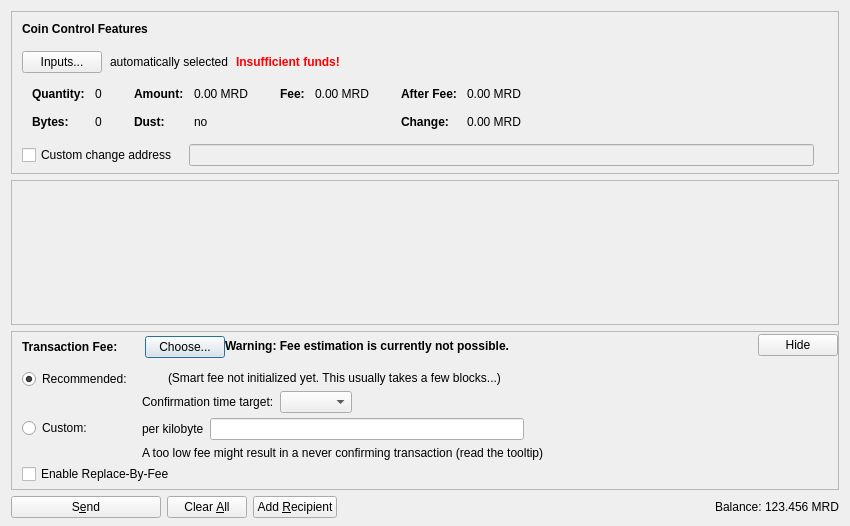
<?xml version="1.0" encoding="UTF-8"?>
<ui version="4.0">
 <class>SendCoinsDialog</class>
 <widget class="QDialog" name="SendCoinsDialog">
  <property name="geometry">
   <rect>
    <x>0</x>
    <y>0</y>
    <width>850</width>
    <height>526</height>
   </rect>
  </property>
  <property name="windowTitle">
   <string>Send Coins</string>
  </property>
  <layout class="QVBoxLayout" name="verticalLayout" stretch="0,1,0,0">
   <property name="bottomMargin">
    <number>8</number>
   </property>
   <item>
    <widget class="QFrame" name="frameCoinControl">
     <property name="sizePolicy">
      <sizepolicy hsizetype="Expanding" vsizetype="Expanding">
       <horstretch>0</horstretch>
       <verstretch>0</verstretch>
      </sizepolicy>
     </property>
     <property name="maximumSize">
      <size>
       <width>16777215</width>
       <height>16777215</height>
      </size>
     </property>
     <property name="frameShape">
      <enum>QFrame::StyledPanel</enum>
     </property>
     <property name="frameShadow">
      <enum>QFrame::Sunken</enum>
     </property>
     <layout class="QVBoxLayout" name="verticalLayoutCoinControl2">
      <property name="spacing">
       <number>0</number>
      </property>
      <property name="leftMargin">
       <number>0</number>
      </property>
      <property name="topMargin">
       <number>0</number>
      </property>
      <property name="rightMargin">
       <number>0</number>
      </property>
      <property name="bottomMargin">
       <number>6</number>
      </property>
      <item>
       <layout class="QVBoxLayout" name="verticalLayoutCoinControl" stretch="0,0,0,0,1">
        <property name="spacing">
         <number>0</number>
        </property>
        <property name="leftMargin">
         <number>10</number>
        </property>
        <property name="topMargin">
         <number>10</number>
        </property>
        <item>
         <layout class="QHBoxLayout" name="horizontalLayoutCoinControl1">
          <property name="bottomMargin">
           <number>15</number>
          </property>
          <item>
           <widget class="QLabel" name="labelCoinControlFeatures">
            <property name="sizePolicy">
             <sizepolicy hsizetype="Preferred" vsizetype="Maximum">
              <horstretch>0</horstretch>
              <verstretch>0</verstretch>
             </sizepolicy>
            </property>
            <property name="font">
             <font>
              <weight>75</weight>
              <bold>true</bold>
             </font>
            </property>
            <property name="styleSheet">
             <string notr="true">font-weight:bold;</string>
            </property>
            <property name="text">
             <string>Coin Control Features</string>
            </property>
           </widget>
          </item>
         </layout>
        </item>
        <item>
         <layout class="QHBoxLayout" name="horizontalLayoutCoinControl2" stretch="0,0,0,0">
          <property name="spacing">
           <number>8</number>
          </property>
          <property name="bottomMargin">
           <number>10</number>
          </property>
          <item>
           <widget class="QPushButton" name="pushButtonCoinControl">
            <property name="styleSheet">
             <string notr="true"/>
            </property>
            <property name="text">
             <string>Inputs...</string>
            </property>
            <property name="autoDefault">
             <bool>false</bool>
            </property>
           </widget>
          </item>
          <item>
           <widget class="QLabel" name="labelCoinControlAutomaticallySelected">
            <property name="text">
             <string>automatically selected</string>
            </property>
            <property name="margin">
             <number>5</number>
            </property>
           </widget>
          </item>
          <item>
           <widget class="QLabel" name="labelCoinControlInsuffFunds">
            <property name="font">
             <font>
              <weight>75</weight>
              <bold>true</bold>
             </font>
            </property>
            <property name="styleSheet">
             <string notr="true">color:red;font-weight:bold;</string>
            </property>
            <property name="text">
             <string>Insufficient funds!</string>
            </property>
            <property name="margin">
             <number>5</number>
            </property>
           </widget>
          </item>
          <item>
           <spacer name="horizontalSpacerCoinControl">
            <property name="orientation">
             <enum>Qt::Horizontal</enum>
            </property>
            <property name="sizeHint" stdset="0">
             <size>
              <width>40</width>
              <height>1</height>
             </size>
            </property>
           </spacer>
          </item>
         </layout>
        </item>
        <item>
         <widget class="QWidget" name="widgetCoinControl" native="true">
          <property name="sizePolicy">
           <sizepolicy hsizetype="Preferred" vsizetype="Preferred">
            <horstretch>0</horstretch>
            <verstretch>0</verstretch>
           </sizepolicy>
          </property>
          <property name="minimumSize">
           <size>
            <width>0</width>
            <height>0</height>
           </size>
          </property>
          <property name="styleSheet">
           <string notr="true"/>
          </property>
          <layout class="QHBoxLayout" name="horizontalLayoutCoinControl5">
           <property name="leftMargin">
            <number>0</number>
           </property>
           <property name="topMargin">
            <number>0</number>
           </property>
           <property name="rightMargin">
            <number>0</number>
           </property>
           <property name="bottomMargin">
            <number>0</number>
           </property>
           <item>
            <layout class="QHBoxLayout" name="horizontalLayoutCoinControl3" stretch="0,0,0,1">
             <property name="spacing">
              <number>20</number>
             </property>
             <property name="topMargin">
              <number>0</number>
             </property>
             <property name="bottomMargin">
              <number>10</number>
             </property>
             <item>
              <layout class="QFormLayout" name="formLayoutCoinControl1">
               <property name="horizontalSpacing">
                <number>10</number>
               </property>
               <property name="verticalSpacing">
                <number>14</number>
               </property>
               <property name="leftMargin">
                <number>10</number>
               </property>
               <property name="topMargin">
                <number>4</number>
               </property>
               <property name="rightMargin">
                <number>6</number>
               </property>
               <item row="0" column="0">
                <widget class="QLabel" name="labelCoinControlQuantityText">
                 <property name="font">
                  <font>
                   <weight>75</weight>
                   <bold>true</bold>
                  </font>
                 </property>
                 <property name="text">
                  <string>Quantity:</string>
                 </property>
                 <property name="margin">
                  <number>0</number>
                 </property>
                </widget>
               </item>
               <item row="0" column="1">
                <widget class="QLabel" name="labelCoinControlQuantity">
                 <property name="cursor">
                  <cursorShape>IBeamCursor</cursorShape>
                 </property>
                 <property name="contextMenuPolicy">
                  <enum>Qt::ActionsContextMenu</enum>
                 </property>
                 <property name="text">
                  <string notr="true">0</string>
                 </property>
                 <property name="margin">
                  <number>0</number>
                 </property>
                 <property name="textInteractionFlags">
                  <set>Qt::LinksAccessibleByMouse|Qt::TextSelectableByKeyboard|Qt::TextSelectableByMouse</set>
                 </property>
                </widget>
               </item>
               <item row="1" column="0">
                <widget class="QLabel" name="labelCoinControlBytesText">
                 <property name="font">
                  <font>
                   <weight>75</weight>
                   <bold>true</bold>
                  </font>
                 </property>
                 <property name="text">
                  <string>Bytes:</string>
                 </property>
                </widget>
               </item>
               <item row="1" column="1">
                <widget class="QLabel" name="labelCoinControlBytes">
                 <property name="cursor">
                  <cursorShape>IBeamCursor</cursorShape>
                 </property>
                 <property name="contextMenuPolicy">
                  <enum>Qt::ActionsContextMenu</enum>
                 </property>
                 <property name="text">
                  <string notr="true">0</string>
                 </property>
                 <property name="textInteractionFlags">
                  <set>Qt::LinksAccessibleByMouse|Qt::TextSelectableByKeyboard|Qt::TextSelectableByMouse</set>
                 </property>
                </widget>
               </item>
              </layout>
             </item>
             <item>
              <layout class="QFormLayout" name="formLayoutCoinControl2">
               <property name="horizontalSpacing">
                <number>10</number>
               </property>
               <property name="verticalSpacing">
                <number>14</number>
               </property>
               <property name="leftMargin">
                <number>6</number>
               </property>
               <property name="topMargin">
                <number>4</number>
               </property>
               <property name="rightMargin">
                <number>6</number>
               </property>
               <item row="0" column="0">
                <widget class="QLabel" name="labelCoinControlAmountText">
                 <property name="font">
                  <font>
                   <weight>75</weight>
                   <bold>true</bold>
                  </font>
                 </property>
                 <property name="text">
                  <string>Amount:</string>
                 </property>
                 <property name="margin">
                  <number>0</number>
                 </property>
                </widget>
               </item>
               <item row="0" column="1">
                <widget class="QLabel" name="labelCoinControlAmount">
                 <property name="cursor">
                  <cursorShape>IBeamCursor</cursorShape>
                 </property>
                 <property name="contextMenuPolicy">
                  <enum>Qt::ActionsContextMenu</enum>
                 </property>
                 <property name="text">
                  <string notr="true">0.00 MRD</string>
                 </property>
                 <property name="textInteractionFlags">
                  <set>Qt::LinksAccessibleByMouse|Qt::TextSelectableByKeyboard|Qt::TextSelectableByMouse</set>
                 </property>
                </widget>
               </item>
               <item row="1" column="0">
                <widget class="QLabel" name="labelCoinControlLowOutputText">
                 <property name="font">
                  <font>
                   <weight>75</weight>
                   <bold>true</bold>
                  </font>
                 </property>
                 <property name="text">
                  <string>Dust:</string>
                 </property>
                </widget>
               </item>
               <item row="1" column="1">
                <widget class="QLabel" name="labelCoinControlLowOutput">
                 <property name="cursor">
                  <cursorShape>IBeamCursor</cursorShape>
                 </property>
                 <property name="contextMenuPolicy">
                  <enum>Qt::ActionsContextMenu</enum>
                 </property>
                 <property name="text">
                  <string notr="true">no</string>
                 </property>
                 <property name="textInteractionFlags">
                  <set>Qt::LinksAccessibleByMouse|Qt::TextSelectableByKeyboard|Qt::TextSelectableByMouse</set>
                 </property>
                </widget>
               </item>
              </layout>
             </item>
             <item>
              <layout class="QFormLayout" name="formLayoutCoinControl3">
               <property name="horizontalSpacing">
                <number>10</number>
               </property>
               <property name="verticalSpacing">
                <number>14</number>
               </property>
               <property name="leftMargin">
                <number>6</number>
               </property>
               <property name="topMargin">
                <number>4</number>
               </property>
               <property name="rightMargin">
                <number>6</number>
               </property>
               <item row="0" column="0">
                <widget class="QLabel" name="labelCoinControlFeeText">
                 <property name="font">
                  <font>
                   <weight>75</weight>
                   <bold>true</bold>
                  </font>
                 </property>
                 <property name="text">
                  <string>Fee:</string>
                 </property>
                 <property name="margin">
                  <number>0</number>
                 </property>
                </widget>
               </item>
               <item row="0" column="1">
                <widget class="QLabel" name="labelCoinControlFee">
                 <property name="cursor">
                  <cursorShape>IBeamCursor</cursorShape>
                 </property>
                 <property name="contextMenuPolicy">
                  <enum>Qt::ActionsContextMenu</enum>
                 </property>
                 <property name="text">
                  <string notr="true">0.00 MRD</string>
                 </property>
                 <property name="textInteractionFlags">
                  <set>Qt::LinksAccessibleByMouse|Qt::TextSelectableByKeyboard|Qt::TextSelectableByMouse</set>
                 </property>
                </widget>
               </item>
              </layout>
             </item>
             <item>
              <layout class="QFormLayout" name="formLayoutCoinControl4">
               <property name="horizontalSpacing">
                <number>10</number>
               </property>
               <property name="verticalSpacing">
                <number>14</number>
               </property>
               <property name="leftMargin">
                <number>6</number>
               </property>
               <property name="topMargin">
                <number>4</number>
               </property>
               <property name="rightMargin">
                <number>6</number>
               </property>
               <item row="0" column="0">
                <widget class="QLabel" name="labelCoinControlAfterFeeText">
                 <property name="font">
                  <font>
                   <weight>75</weight>
                   <bold>true</bold>
                  </font>
                 </property>
                 <property name="text">
                  <string>After Fee:</string>
                 </property>
                 <property name="margin">
                  <number>0</number>
                 </property>
                </widget>
               </item>
               <item row="0" column="1">
                <widget class="QLabel" name="labelCoinControlAfterFee">
                 <property name="cursor">
                  <cursorShape>IBeamCursor</cursorShape>
                 </property>
                 <property name="contextMenuPolicy">
                  <enum>Qt::ActionsContextMenu</enum>
                 </property>
                 <property name="text">
                  <string notr="true">0.00 MRD</string>
                 </property>
                 <property name="textInteractionFlags">
                  <set>Qt::LinksAccessibleByMouse|Qt::TextSelectableByKeyboard|Qt::TextSelectableByMouse</set>
                 </property>
                </widget>
               </item>
               <item row="1" column="0">
                <widget class="QLabel" name="labelCoinControlChangeText">
                 <property name="font">
                  <font>
                   <weight>75</weight>
                   <bold>true</bold>
                  </font>
                 </property>
                 <property name="text">
                  <string>Change:</string>
                 </property>
                </widget>
               </item>
               <item row="1" column="1">
                <widget class="QLabel" name="labelCoinControlChange">
                 <property name="cursor">
                  <cursorShape>IBeamCursor</cursorShape>
                 </property>
                 <property name="contextMenuPolicy">
                  <enum>Qt::ActionsContextMenu</enum>
                 </property>
                 <property name="text">
                  <string notr="true">0.00 MRD</string>
                 </property>
                 <property name="textInteractionFlags">
                  <set>Qt::LinksAccessibleByMouse|Qt::TextSelectableByKeyboard|Qt::TextSelectableByMouse</set>
                 </property>
                </widget>
               </item>
              </layout>
             </item>
            </layout>
           </item>
          </layout>
         </widget>
        </item>
        <item>
         <layout class="QHBoxLayout" name="horizontalLayoutCoinControl4" stretch="0,0,0">
          <property name="spacing">
           <number>12</number>
          </property>
          <property name="sizeConstraint">
           <enum>QLayout::SetDefaultConstraint</enum>
          </property>
          <property name="topMargin">
           <number>5</number>
          </property>
          <property name="rightMargin">
           <number>5</number>
          </property>
          <item>
           <widget class="QCheckBox" name="checkBoxCoinControlChange">
            <property name="toolTip">
             <string>If this is activated, but the change address is empty or invalid, change will be sent to a newly generated address.</string>
            </property>
            <property name="text">
             <string>Custom change address</string>
            </property>
           </widget>
          </item>
          <item>
           <widget class="QValidatedLineEdit" name="lineEditCoinControlChange">
            <property name="enabled">
             <bool>false</bool>
            </property>
            <property name="sizePolicy">
             <sizepolicy hsizetype="Expanding" vsizetype="Fixed">
              <horstretch>0</horstretch>
              <verstretch>0</verstretch>
             </sizepolicy>
            </property>
           </widget>
          </item>
          <item>
           <widget class="QLabel" name="labelCoinControlChangeLabel">
            <property name="sizePolicy">
             <sizepolicy hsizetype="Preferred" vsizetype="Expanding">
              <horstretch>0</horstretch>
              <verstretch>0</verstretch>
             </sizepolicy>
            </property>
            <property name="minimumSize">
             <size>
              <width>0</width>
              <height>0</height>
             </size>
            </property>
            <property name="text">
             <string/>
            </property>
            <property name="margin">
             <number>3</number>
            </property>
           </widget>
          </item>
         </layout>
        </item>
        <item>
         <spacer name="verticalSpacerCoinControl">
          <property name="orientation">
           <enum>Qt::Vertical</enum>
          </property>
          <property name="sizeHint" stdset="0">
           <size>
            <width>800</width>
            <height>1</height>
           </size>
          </property>
         </spacer>
        </item>
       </layout>
      </item>
     </layout>
    </widget>
   </item>
   <item>
    <widget class="QScrollArea" name="scrollArea">
     <property name="widgetResizable">
      <bool>true</bool>
     </property>
     <widget class="QWidget" name="scrollAreaWidgetContents">
      <property name="geometry">
       <rect>
        <x>0</x>
        <y>0</y>
        <width>830</width>
        <height>104</height>
       </rect>
      </property>
      <layout class="QVBoxLayout" name="verticalLayout_2" stretch="0,1">
       <property name="leftMargin">
        <number>0</number>
       </property>
       <property name="topMargin">
        <number>0</number>
       </property>
       <property name="rightMargin">
        <number>0</number>
       </property>
       <property name="bottomMargin">
        <number>0</number>
       </property>
       <item>
        <layout class="QVBoxLayout" name="entries">
         <property name="spacing">
          <number>6</number>
         </property>
        </layout>
       </item>
       <item>
        <spacer name="verticalSpacer">
         <property name="orientation">
          <enum>Qt::Vertical</enum>
         </property>
         <property name="sizeHint" stdset="0">
          <size>
           <width>20</width>
           <height>40</height>
          </size>
         </property>
        </spacer>
       </item>
      </layout>
     </widget>
    </widget>
   </item>
   <item>
    <widget class="QFrame" name="frameFee">
     <property name="sizePolicy">
      <sizepolicy hsizetype="Expanding" vsizetype="Expanding">
       <horstretch>0</horstretch>
       <verstretch>0</verstretch>
      </sizepolicy>
     </property>
     <property name="maximumSize">
      <size>
       <width>16777215</width>
       <height>16777215</height>
      </size>
     </property>
     <property name="frameShape">
      <enum>QFrame::StyledPanel</enum>
     </property>
     <property name="frameShadow">
      <enum>QFrame::Sunken</enum>
     </property>
     <layout class="QVBoxLayout" name="verticalLayoutFee1">
      <property name="spacing">
       <number>0</number>
      </property>
      <property name="leftMargin">
       <number>0</number>
      </property>
      <property name="topMargin">
       <number>0</number>
      </property>
      <property name="rightMargin">
       <number>0</number>
      </property>
      <property name="bottomMargin">
       <number>0</number>
      </property>
      <item>
       <layout class="QVBoxLayout" name="verticalLayoutFee2" stretch="0,0,0">
        <property name="spacing">
         <number>0</number>
        </property>
        <property name="leftMargin">
         <number>10</number>
        </property>
        <property name="topMargin">
         <number>0</number>
        </property>
        <item>
         <layout class="QHBoxLayout" name="horizontalLayoutFee1">
          <property name="bottomMargin">
           <number>0</number>
          </property>
          <item>
           <layout class="QVBoxLayout" name="verticalLayoutFee7">
            <property name="spacing">
             <number>0</number>
            </property>
            <item>
             <spacer name="verticalSpacerSmartFee">
              <property name="orientation">
               <enum>Qt::Vertical</enum>
              </property>
              <property name="sizeType">
               <enum>QSizePolicy::Fixed</enum>
              </property>
              <property name="sizeHint" stdset="0">
               <size>
                <width>1</width>
                <height>4</height>
               </size>
              </property>
             </spacer>
            </item>
            <item>
             <layout class="QHBoxLayout" name="horizontalLayoutSmartFee">
              <property name="spacing">
               <number>10</number>
              </property>
              <item>
               <widget class="QLabel" name="labelFeeHeadline">
                <property name="sizePolicy">
                 <sizepolicy hsizetype="Preferred" vsizetype="Maximum">
                  <horstretch>0</horstretch>
                  <verstretch>0</verstretch>
                 </sizepolicy>
                </property>
                <property name="font">
                 <font>
                  <weight>75</weight>
                  <bold>true</bold>
                 </font>
                </property>
                <property name="styleSheet">
                 <string notr="true">font-weight:bold;</string>
                </property>
                <property name="text">
                 <string>Transaction Fee:</string>
                </property>
               </widget>
              </item>
              <item>
               <widget class="QLabel" name="labelFeeMinimized">
                <property name="text">
                 <string/>
                </property>
               </widget>
              </item>
              <item>
               <widget class="QPushButton" name="buttonChooseFee">
                <property name="text">
                 <string>Choose...</string>
                </property>
               </widget>
              </item>
             </layout>
            </item>
            <item>
             <spacer name="verticalSpacer_5">
              <property name="orientation">
               <enum>Qt::Vertical</enum>
              </property>
              <property name="sizeHint" stdset="0">
               <size>
                <width>1</width>
                <height>1</height>
               </size>
              </property>
             </spacer>
            </item>
           </layout>
          </item>
          <item>
           <widget class="QLabel" name="fallbackFeeWarningLabel">
            <property name="toolTip">
             <string>Using the fallbackfee can result in sending a transaction that will take several hours or days (or never) to confirm. Consider choosing your fee manually or wait until you have validated the complete chain.</string>
            </property>
            <property name="font">
            <font>
                <weight>75</weight>
                <bold>true</bold>
            </font>
            </property>
            <property name="text">
             <string>Warning: Fee estimation is currently not possible.</string>
            </property>
            <property name="wordWrap">
             <bool>false</bool>
            </property>
           </widget>
          </item>
          <item>
           <spacer name="horizontalSpacer_4">
            <property name="orientation">
             <enum>Qt::Horizontal</enum>
            </property>
            <property name="sizeType">
             <enum>QSizePolicy::MinimumExpanding</enum>
            </property>
            <property name="sizeHint" stdset="0">
             <size>
              <width>40</width>
              <height>20</height>
             </size>
            </property>
           </spacer>
          </item>
          <item>
           <widget class="QPushButton" name="buttonMinimizeFee">
            <property name="toolTip">
             <string>collapse fee-settings</string>
            </property>
            <property name="text">
             <string>Hide</string>
            </property>
           </widget>
          </item>
         </layout>
        </item>
        <item>
         <widget class="QFrame" name="frameFeeSelection">
          <layout class="QVBoxLayout" name="verticalLayoutFee12">
           <property name="spacing">
            <number>0</number>
           </property>
           <property name="leftMargin">
            <number>0</number>
           </property>
           <property name="topMargin">
            <number>0</number>
           </property>
           <property name="rightMargin">
            <number>0</number>
           </property>
           <property name="bottomMargin">
            <number>0</number>
           </property>
           <item>
            <layout class="QGridLayout" name="gridLayoutFee">
             <property name="topMargin">
              <number>10</number>
             </property>
             <property name="bottomMargin">
              <number>4</number>
             </property>
             <property name="horizontalSpacing">
              <number>10</number>
             </property>
             <property name="verticalSpacing">
              <number>4</number>
             </property>
             <item row="1" column="1">
              <layout class="QVBoxLayout" name="verticalLayoutFee8">
               <property name="spacing">
                <number>6</number>
               </property>
               <item>
                <layout class="QHBoxLayout" name="horizontalLayoutFee13">
                 <item>
                  <widget class="QLabel" name="labelCustomPerKilobyte">
                   <property name="toolTip">
                    <string>Specify a custom fee per kB (1,000 bytes) of the transaction's virtual size.

Note:  Since the fee is calculated on a per-byte basis, a fee of "100 satoshis per kB" for a transaction size of 500 bytes (half of 1 kB) would ultimately yield a fee of only 50 satoshis.</string>
                   </property>
                   <property name="text">
                    <string>per kilobyte</string>
                   </property>
                  </widget>
                 </item>
                 <item>
                  <widget class="MerdecoinAmountField" name="customFee"/>
                 </item>
                 <item>
                  <spacer name="horizontalSpacer_6">
                   <property name="orientation">
                    <enum>Qt::Horizontal</enum>
                   </property>
                   <property name="sizeHint" stdset="0">
                    <size>
                     <width>1</width>
                     <height>1</height>
                    </size>
                   </property>
                  </spacer>
                 </item>
                </layout>
               </item>
               <item>
                <layout class="QHBoxLayout" name="horizontalLayoutFee8">
                 <item>
                  <widget class="QLabel" name="labelCustomFeeWarning">
                   <property name="enabled">
                    <bool>true</bool>
                   </property>
                   <property name="toolTip">
                    <string>When there is less transaction volume than space in the blocks, miners as well as relaying nodes may enforce a minimum fee. Paying only this minimum fee is just fine, but be aware that this can result in a never confirming transaction once there is more demand for merdecoin transactions than the network can process.</string>
                   </property>
                   <property name="text">
                    <string>A too low fee might result in a never confirming transaction (read the tooltip)</string>
                   </property>
                  </widget>
                 </item>
                 <item>
                  <spacer name="horizontalSpacer_2">
                   <property name="orientation">
                    <enum>Qt::Horizontal</enum>
                   </property>
                   <property name="sizeHint" stdset="0">
                    <size>
                     <width>1</width>
                     <height>1</height>
                    </size>
                   </property>
                  </spacer>
                 </item>
                </layout>
               </item>
              </layout>
             </item>
             <item row="0" column="0">
              <layout class="QVBoxLayout" name="verticalLayoutFee4" stretch="0,1">
               <item>
                <widget class="QRadioButton" name="radioSmartFee">
                 <property name="text">
                  <string>Recommended:</string>
                 </property>
                 <property name="checked">
                  <bool>true</bool>
                 </property>
                 <attribute name="buttonGroup">
                  <string notr="true">groupFee</string>
                 </attribute>
                </widget>
               </item>
               <item>
                <spacer name="verticalSpacer_2">
                 <property name="orientation">
                  <enum>Qt::Vertical</enum>
                 </property>
                 <property name="sizeHint" stdset="0">
                  <size>
                   <width>1</width>
                   <height>1</height>
                  </size>
                 </property>
                </spacer>
               </item>
              </layout>
             </item>
             <item row="1" column="0">
              <layout class="QVBoxLayout" name="verticalLayoutFee9" stretch="0,1">
               <item>
                <widget class="QRadioButton" name="radioCustomFee">
                 <property name="text">
                  <string>Custom:</string>
                 </property>
                 <attribute name="buttonGroup">
                  <string notr="true">groupFee</string>
                 </attribute>
                </widget>
               </item>
               <item>
                <spacer name="verticalSpacer_6">
                 <property name="orientation">
                  <enum>Qt::Vertical</enum>
                 </property>
                 <property name="sizeHint" stdset="0">
                  <size>
                   <width>1</width>
                   <height>1</height>
                  </size>
                 </property>
                </spacer>
               </item>
              </layout>
             </item>
             <item row="0" column="1">
              <layout class="QVBoxLayout" name="verticalLayoutFee3" stretch="0,0,1">
               <property name="spacing">
                <number>6</number>
               </property>
               <property name="topMargin">
                <number>2</number>
               </property>
               <item>
                <layout class="QHBoxLayout" name="horizontalLayoutFee12">
                 <item>
                  <widget class="QLabel" name="labelSmartFee">
                   <property name="text">
                    <string/>
                   </property>
                  </widget>
                 </item>
                 <item>
                  <widget class="QLabel" name="labelFeeEstimation">
                   <property name="text">
                    <string/>
                   </property>
                  </widget>
                 </item>
                 <item>
                  <widget class="QLabel" name="labelSmartFee2">
                   <property name="text">
                    <string>(Smart fee not initialized yet. This usually takes a few blocks...)</string>
                   </property>
                  </widget>
                 </item>
                 <item>
                  <spacer name="horizontalSpacer_5">
                   <property name="orientation">
                    <enum>Qt::Horizontal</enum>
                   </property>
                   <property name="sizeHint" stdset="0">
                    <size>
                     <width>1</width>
                     <height>1</height>
                    </size>
                   </property>
                  </spacer>
                 </item>
                </layout>
               </item>
               <item>
                <layout class="QHBoxLayout" name="horizontalLayoutFee9">
                 <item>
                  <layout class="QVBoxLayout" name="verticalLayoutFee6">
                   <item>
                    <widget class="QLabel" name="labelSmartFee3">
                     <property name="text">
                      <string>Confirmation time target:</string>
                     </property>
                    </widget>
                   </item>
                  </layout>
                 </item>
                 <item>
                  <layout class="QVBoxLayout" name="verticalLayoutFee5">
                   <property name="rightMargin">
                    <number>30</number>
                   </property>
                   <item>
                    <layout class="QHBoxLayout" name="horizontalLayoutConfTarget">
                     <property name="bottomMargin">
                      <number>0</number>
                     </property>
                     <item>
                      <widget class="QComboBox" name="confTargetSelector"/>
                     </item>
                     <item>
                      <spacer name="horizontalSpacerConfTarget">
                       <property name="orientation">
                        <enum>Qt::Horizontal</enum>
                       </property>
                       <property name="sizeHint" stdset="0">
                        <size>
                         <width>40</width>
                         <height>20</height>
                        </size>
                       </property>
                      </spacer>
                     </item>
                    </layout>
                   </item>
                  </layout>
                 </item>
                </layout>
               </item>
               <item>
                <spacer name="verticalSpacer_4">
                 <property name="orientation">
                  <enum>Qt::Vertical</enum>
                 </property>
                 <property name="sizeHint" stdset="0">
                  <size>
                   <width>1</width>
                   <height>1</height>
                  </size>
                 </property>
                </spacer>
               </item>
              </layout>
             </item>
            </layout>
           </item>
           <item>
            <widget class="QCheckBox" name="optInRBF">
             <property name="text">
              <string>Enable Replace-By-Fee</string>
             </property>
             <property name="toolTip">
              <string>With Replace-By-Fee (BIP-125) you can increase a transaction's fee after it is sent. Without this, a higher fee may be recommended to compensate for increased transaction delay risk.</string>
             </property>
            </widget>
           </item>
          </layout>
         </widget>
        </item>
        <item>
         <spacer name="verticalSpacerFee">
          <property name="orientation">
           <enum>Qt::Vertical</enum>
          </property>
          <property name="sizeHint" stdset="0">
           <size>
            <width>40</width>
            <height>5</height>
           </size>
          </property>
         </spacer>
        </item>
       </layout>
      </item>
     </layout>
    </widget>
   </item>
   <item>
    <layout class="QHBoxLayout" name="horizontalLayout">
     <item>
      <widget class="QPushButton" name="sendButton">
       <property name="minimumSize">
        <size>
         <width>150</width>
         <height>0</height>
        </size>
       </property>
       <property name="toolTip">
        <string>Confirm the send action</string>
       </property>
       <property name="text">
        <string>S&amp;end</string>
       </property>
       <property name="icon">
        <iconset resource="../merdecoin.qrc">
         <normaloff>:/icons/send</normaloff>:/icons/send</iconset>
       </property>
       <property name="autoDefault">
        <bool>false</bool>
       </property>
       <property name="default">
        <bool>false</bool>
       </property>
      </widget>
     </item>
     <item>
      <widget class="QPushButton" name="clearButton">
       <property name="sizePolicy">
        <sizepolicy hsizetype="Minimum" vsizetype="Fixed">
         <horstretch>0</horstretch>
         <verstretch>0</verstretch>
        </sizepolicy>
       </property>
       <property name="toolTip">
        <string>Clear all fields of the form.</string>
       </property>
       <property name="text">
        <string>Clear &amp;All</string>
       </property>
       <property name="icon">
        <iconset resource="../merdecoin.qrc">
         <normaloff>:/icons/remove</normaloff>:/icons/remove</iconset>
       </property>
       <property name="autoDefault">
        <bool>false</bool>
       </property>
      </widget>
     </item>
     <item>
      <widget class="QPushButton" name="addButton">
       <property name="toolTip">
        <string>Send to multiple recipients at once</string>
       </property>
       <property name="text">
        <string>Add &amp;Recipient</string>
       </property>
       <property name="icon">
        <iconset resource="../merdecoin.qrc">
         <normaloff>:/icons/add</normaloff>:/icons/add</iconset>
       </property>
       <property name="autoDefault">
        <bool>false</bool>
       </property>
      </widget>
     </item>
     <item>
      <spacer name="horizontalSpacer">
       <property name="orientation">
        <enum>Qt::Horizontal</enum>
       </property>
       <property name="sizeHint" stdset="0">
        <size>
         <width>40</width>
         <height>20</height>
        </size>
       </property>
      </spacer>
     </item>
     <item>
      <layout class="QHBoxLayout" name="horizontalLayout_2">
       <property name="spacing">
        <number>3</number>
       </property>
       <item>
        <widget class="QLabel" name="label">
         <property name="sizePolicy">
          <sizepolicy hsizetype="Preferred" vsizetype="Fixed">
           <horstretch>0</horstretch>
           <verstretch>0</verstretch>
          </sizepolicy>
         </property>
         <property name="text">
          <string>Balance:</string>
         </property>
        </widget>
       </item>
       <item>
        <widget class="QLabel" name="labelBalance">
         <property name="sizePolicy">
          <sizepolicy hsizetype="Preferred" vsizetype="Fixed">
           <horstretch>0</horstretch>
           <verstretch>0</verstretch>
          </sizepolicy>
         </property>
         <property name="cursor">
          <cursorShape>IBeamCursor</cursorShape>
         </property>
         <property name="text">
          <string notr="true">123.456 MRD</string>
         </property>
         <property name="textInteractionFlags">
          <set>Qt::LinksAccessibleByMouse|Qt::TextSelectableByKeyboard|Qt::TextSelectableByMouse</set>
         </property>
        </widget>
       </item>
      </layout>
     </item>
    </layout>
   </item>
  </layout>
 </widget>
 <customwidgets>
  <customwidget>
   <class>QValidatedLineEdit</class>
   <extends>QLineEdit</extends>
   <header>qt/qvalidatedlineedit.h</header>
  </customwidget>
  <customwidget>
   <class>MerdecoinAmountField</class>
   <extends>QLineEdit</extends>
   <header>qt/merdecoinamountfield.h</header>
   <container>1</container>
  </customwidget>
 </customwidgets>
 <resources>
  <include location="../merdecoin.qrc"/>
 </resources>
 <connections/>
 <buttongroups>
  <buttongroup name="groupFee"/>
 </buttongroups>
</ui>
